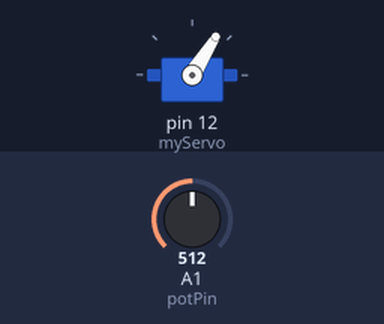
Bench run of a sketch on a simulated Arduino Uno, built with avr-gcc and run on an emulated ATmega328P. Parts: servo. The test bench sets the inputs (shaded band); at power-on: A1 (potPin) = 512.

Above: at 1.2 s.
1.3 s: A1 (potPin) set to 672
3.9 s: A1 (potPin) set to 699
At 6.1 s:
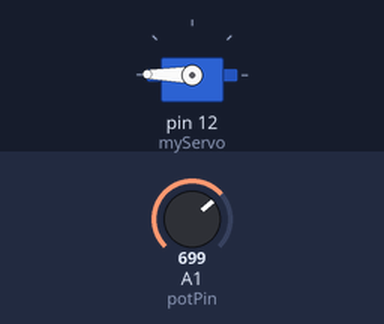
6.5 s: A1 (potPin) set to 306
At 7.25 s:
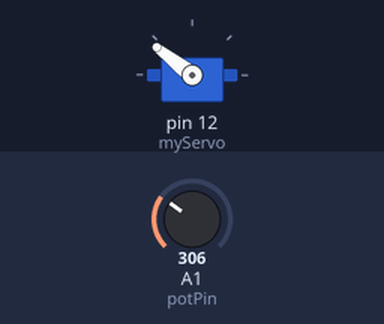
9.5 s: A1 (potPin) set to 447
11.0 s: A1 (potPin) set to 466
At 13.4 s:
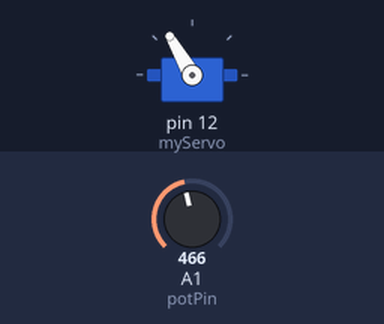
13.7 s: A1 (potPin) set to 716
At 14.5 s:
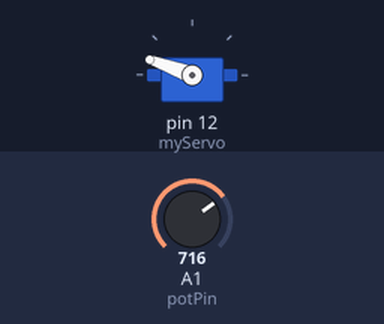
Timing chart, 0 to 16.7 s (numbered marks = the images above; inputs shaded):
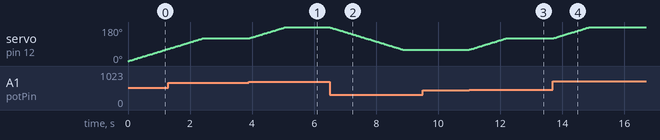

The sketch:

servo_pot.ino
```cpp
#include <Servo.h>
Servo myServo;

const int STEP_INTERVAL = 20;  // ms per 1° step — increase to slow down
const int potPin = A1;

int targetAngle = 0;
int currentAngle = 0;  // tracks actual servo position
int lastAngle = -1;  // track last written angle
int val = 0;
uint32_t lastStep = 0;

void setup() {
  Serial.begin(9600);
  myServo.attach(12);
  myServo.write(0);
}

void loop() {
  val = analogRead(potPin);
  float potAngle = val * (180.0 / 1023.0);

  if (potAngle < 40) targetAngle = 0;
  else if (potAngle > 40 && potAngle <= 80) targetAngle = 60;
  else if (potAngle > 80 && potAngle <= 120) targetAngle = 120;
  else if (potAngle > 120) targetAngle = 179;

 if (millis() - lastStep >= STEP_INTERVAL) {
    lastStep = millis();

    if (currentAngle < targetAngle) {
      currentAngle++;
      myServo.write(currentAngle);
    } else if (currentAngle > targetAngle) {
      currentAngle--;
      myServo.write(currentAngle);
    }
  }
}
```

Measured:
- the behaviour switches between 682 and 683 on A1 (potPin) (found by bisection; images 0 and 1)
- the behaviour switches between 454 and 455 on A1 (potPin) (found by bisection; images 2 and 3)
- after the input at 3.9 s, servo on pin 12 (myServo): moves from 120° to 179° over 1.2 s, starting at once
- after the input at 6.5 s, servo on pin 12 (myServo): moves from 179° to 60° over 2.4 s, starting at once
- after the input at 9.5 s, every drawn part: stays the same
- after the input at 11.0 s, servo on pin 12 (myServo): moves from 60° to 120° over 1.2 s, starting at once
- after the input at 13.7 s, servo on pin 12 (myServo): moves from 120° to 179° over 1.2 s, starting at once
